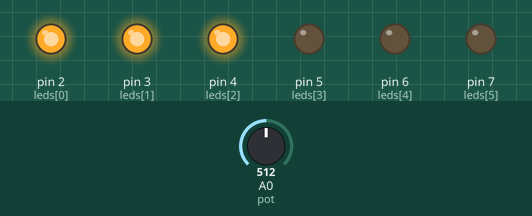
Simulated run of this sketch. Board: Arduino Uno, built with avr-gcc and run on an emulated ATmega328P. Parts: output pins drawn as LEDs (lit = HIGH). The inputs (shaded band) are chosen by the test bench; at power-on: A0 (pot) = 512.

Above: at 1.2 s.
1.3 s: A0 (pot) set to 673
2.8 s: A0 (pot) set to 697
At 3.1 s:
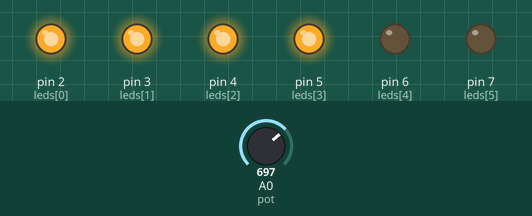
4.3 s: A0 (pot) set to 835
5.8 s: A0 (pot) set to 862
At 6.6 s:
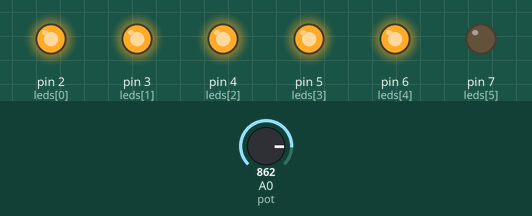
7.3 s: A0 (pot) set to 1009
8.8 s: A0 (pot) set to 1021
At 10.1 s:
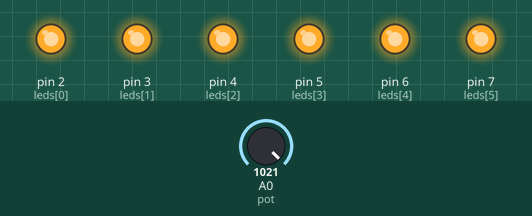
Timing chart, 0 to 11.3 s (numbered marks = the images above; inputs shaded):
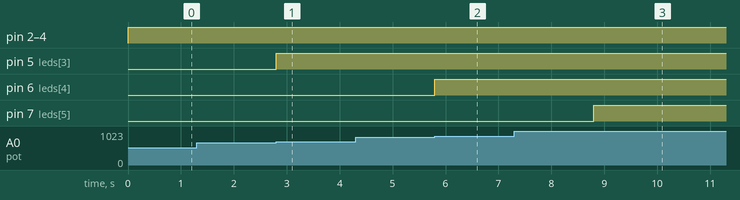

Measured:
- the behaviour switches between 680 and 681 on A0 (pot) (found by bisection; images 0 and 1)
- the behaviour switches between 850 and 851 on A0 (pot) (found by bisection; images 1 and 2)
- the behaviour switches between 1020 and 1021 on A0 (pot) (found by bisection; images 2 and 3)
- after the input at 1.3 s, every drawn part: stays the same
- after the input at 2.8 s, pin 5 (leds[3]): LOW → HIGH at once
- after the input at 4.3 s, every drawn part: stays the same
- after the input at 5.8 s, pin 6 (leds[4]): LOW → HIGH at once
- after the input at 7.3 s, every drawn part: stays the same
- after the input at 8.8 s, pin 7 (leds[5]): LOW → HIGH at once

The sketch:

sketch_3a.ino
```cpp
/*
	Accendere una serie di LED secondo la posizione di un potenziometro.
	Versione con array.
*/

const int 	ledNum = 6,
			leds[ledNum] = { 2, 3, 4, 5, 6, 7 },
			pot = A0,
			ledVal = 1024 / ledNum;

void setup ()
{
	for(int i=0; i<ledNum; i++)
	{
		pinMode(leds[i], OUTPUT);
	}
	pinMode(pot, INPUT);	// impostiamo come input
}

void loop ()
{
	int val = analogRead(pot);

	for(int i=0; i<ledNum; i++)
	{
		if (val > ledVal * (i+1))
		{
			digitalWrite(leds[i], HIGH);
		}
		else
		{
			digitalWrite(leds[i], LOW);
		}
	}
}
```
